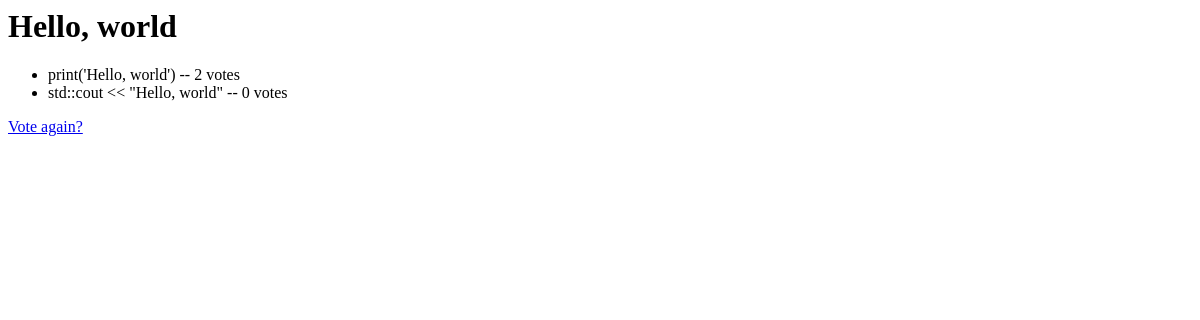
The page /polls/2/results/ on the database as committed earlier.
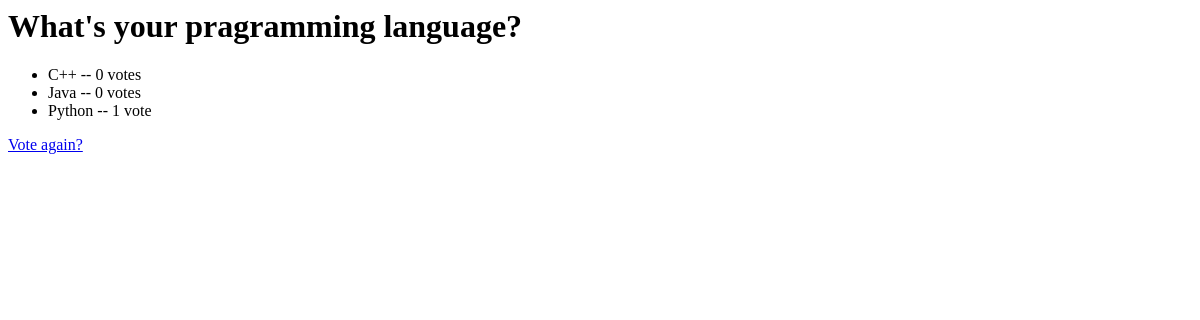
The same page on the database as committed later.
### polls/models.py (models this page shows, shortened)
@python_2_unicode_compatible
class Question(models.Model):
    question_text = models.CharField(max_length=200)
    pub_date= models.DateTimeField('date published')
    def was_published_recently(self):
        now = timezone.now()
        return now - datetime.timedelta(days=1) <= self.pub_date <= now
    def was_published_recently(self):
        now = timezone.now()
        return now - datetime.timedelta(days=1) <= self.pub_date <= now
    was_published_recently.admin_order_field = 'pub_date'
    was_published_recently.boolean = True
    was_published_recently.short_description = 'Published recently'

@python_2_unicode_compatible
class Choice(models.Model):
    question = models.ForeignKey(Question, on_delete=models.CASCADE)
    choice_text = models.CharField(max_length=200)
    votes = models.IntegerField(default=0)

### polls/views.py (the view)
# urls.py: url(r'^(?P<pk>[0-9]+)/results/$', views.ResultsView.as_view(), name='results'),
class ResultsView(generic.DetailView):
    model = Question
    template_name = 'polls/results.html'

### polls/templates/polls/results.html
<h1>{{ question.question_text }}</h1>
<ul>
{% for choice in question.choice_set.all %}
    <li>
        {{ choice.choice_text  }} -- {{ choice.votes }} vote{{ choice.votes|pluralize }}
    </li>
{% endfor %}
</ul>
<a href="{% url 'polls:detail' question.id %}">Vote again?</a>

Rows that differ between the two databases and show on the page:
changed Question: question_text "Hello, world" → "What's your pragramming language?"
changed Choice (number 1 of 3 on the later page): choice_text "print('Hello, world')" → "C++"; votes "2" → "0"
changed Choice: choice_text "std::cout << \"Hello, world\"" → "Java"
now on this page (row edited): Choice: choice_text "Python", votes "1"
